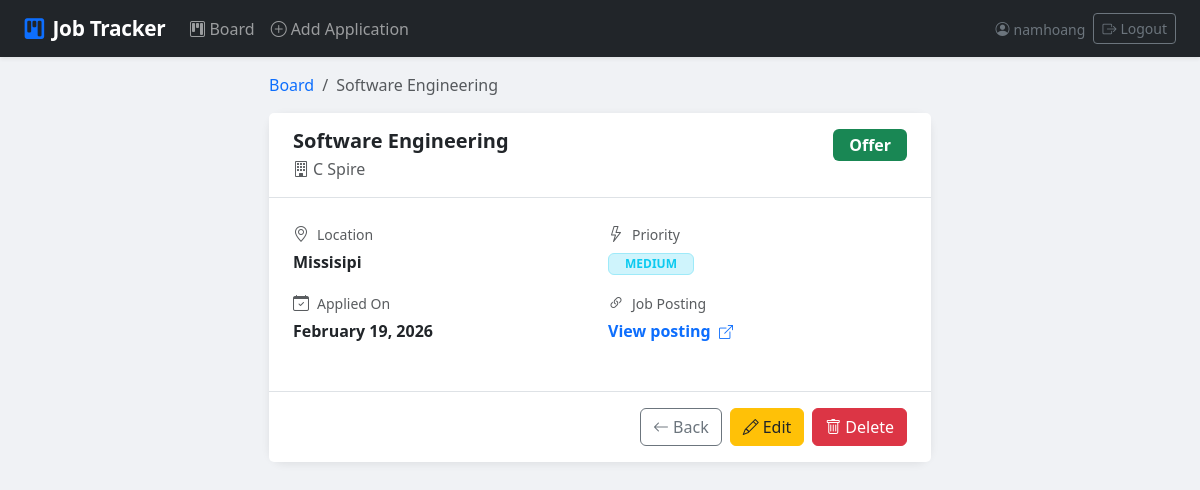
Screenshot of /3/ (signed in) with the database file from the repository.
### applications/models.py (models this page shows, shortened)
class Application(models.Model):
    STATUS_CHOICES = [
        ('APPLIED', 'Applied'),
        ('INTERVIEWED', 'Interviewed'),
        ('OFFER', 'Offer'),
        ('REJECTED', 'Rejected'),
    ]
    PRIORITY_CHOICES = [
        ('LOW', 'Low'),
        ('MEDIUM', 'Medium'),
        ('HIGH', 'High'),
    ]
    user = models.ForeignKey(User, on_delete=models.CASCADE)
    company = models.CharField(max_length=255)
    location = models.CharField(max_length=255)
    job_title = models.CharField(max_length=255)
    job_url = models.URLField(blank=True, null=True)
    status = models.CharField(max_length=20, choices=STATUS_CHOICES, default='APPLIED')
    priority = models.CharField(max_length=10, choices=PRIORITY_CHOICES, default='MEDIUM')
    applied_at = models.DateTimeField(auto_now_add=True)
    deadline = models.DateField(blank=True, null=True)
    salary_range = models.CharField(max_length=100, blank=True, null=True)
    notes = models.TextField(blank=True, null=True)
    class Meta:
        ordering = ['-applied_at']
    def get_status_color(self):
        colors = {
            'APPLIED': 'primary',
            'INTERVIEWED': 'warning',
            'OFFER': 'success',
            'REJECTED': 'danger',
        }
        return colors.get(self.status, 'secondary')
    def get_priority_color(self):
        colors = {
            'LOW': 'secondary',
            'MEDIUM': 'info',
            'HIGH': 'danger',
        }
        return colors.get(self.priority, 'secondary')

### applications/views.py (the view)
# urls.py: path('<int:pk>/', views.application_detail, name='application_detail'),
@login_required
def application_detail(request, pk):
    application = get_object_or_404(Application, pk=pk, user=request.user)
    return render(request, 'applications/application_detail.html', {
        'application': application,
    })

### applications/templates/applications/application_detail.html (shortened to what this page needs)
{% extends "applications/base.html" %}
{% block content %}
<div class="row justify-content-center">
  <div class="col-12 col-lg-7">
    <nav aria-label="breadcrumb" class="mb-3">
      <ol class="breadcrumb">
        <li class="breadcrumb-item"><a href="{% url 'application_list' %}" class="text-decoration-none">Board</a></li>
        <li class="breadcrumb-item active text-truncate">{{ application.job_title }}</li>
      </ol>
    </nav>
    <div class="card form-page-card mb-3">
      <div class="card-header bg-white border-bottom py-3 px-4 d-flex justify-content-between align-items-start gap-2">
        <div>
          <h5 class="mb-1 fw-bold">{{ application.job_title }}</h5>
          <div class="text-muted">
            <i class="bi bi-building me-1"></i>{{ application.company }}
          </div>
        </div>
        <div class="d-flex gap-2 flex-shrink-0">
          <span class="badge bg-{{ application.get_status_color }} fs-6 px-3 py-2">{{ application.get_status_display }}</span>
        </div>
      </div>
      <div class="card-body p-4">
        <div class="row g-3 mb-4">
          <div class="col-sm-6">
            <div class="d-flex align-items-center gap-2 text-muted mb-1"><i class="bi bi-geo-alt"></i><small>Location</small></div>
            <div class="fw-semibold">{{ application.location }}</div>
          </div>
          <div class="col-sm-6">
            <div class="d-flex align-items-center gap-2 text-muted mb-1"><i class="bi bi-lightning"></i><small>Priority</small></div>
            <span class="badge bg-{{ application.get_priority_color }}-subtle text-{{ application.get_priority_color }} border border-{{ application.get_priority_color }}-subtle px-3 py-1">
              {{ application.priority }}
            </span>
          </div>
          <div class="col-sm-6">
            <div class="d-flex align-items-center gap-2 text-muted mb-1"><i class="bi bi-calendar-check"></i><small>Applied On</small></div>
            <div class="fw-semibold">{{ application.applied_at|date:"F j, Y" }}</div>
          </div>
          {% if application.job_url %}
          <div class="col-sm-6">
            <div class="d-flex align-items-center gap-2 text-muted mb-1"><i class="bi bi-link-45deg"></i><small>Job Posting</small></div>
            <a href="{{ application.job_url }}" target="_blank" rel="noopener" class="text-decoration-none fw-semibold">
              View posting <i class="bi bi-box-arrow-up-right ms-1 small"></i>
            </a>
          </div>
          {% endif %}
        </div>
      </div>
      <div class="card-footer bg-white border-top py-3 px-4 d-flex gap-2 justify-content-end">
        <a href="{% url 'application_list' %}" class="btn btn-outline-secondary">
          <i class="bi bi-arrow-left me-1"></i>Back
        </a>
        <a href="{% url 'application_edit' application.pk %}" class="btn btn-warning text-dark">
          <i class="bi bi-pencil me-1"></i>Edit
        </a>
        <button type="button" class="btn btn-danger" data-bs-toggle="modal" data-bs-target="#deleteModal">
          <i class="bi bi-trash me-1"></i>Delete
        </button>
      </div>
    </div>
  </div>
</div>
{% endblock %}

### applications/templates/applications/base.html (shortened to what this page needs)
<!DOCTYPE html>
<html lang="en">
<head>
  <link href="https://cdn.jsdelivr.net/npm/bootstrap@5.3.3/dist/css/bootstrap.min.css" rel="stylesheet" />
  <link href="https://cdn.jsdelivr.net/npm/bootstrap-icons@1.11.3/font/bootstrap-icons.min.css" rel="stylesheet" />
</head>
<body>
  <nav class="navbar navbar-expand-lg navbar-dark bg-dark shadow-sm">
    <div class="container-fluid px-4">
      <a class="navbar-brand d-flex align-items-center gap-2" href="{% url 'application_list' %}">
        <i class="bi bi-kanban-fill text-primary"></i>
        Job Tracker
      </a>
      <div class="collapse navbar-collapse" id="mainNav">
        <ul class="navbar-nav me-auto">
          <li class="nav-item">
            <a class="nav-link" href="{% url 'application_list' %}">
              <i class="bi bi-kanban me-1"></i>Board
            </a>
          </li>
          <li class="nav-item">
            <a class="nav-link" href="{% url 'application_create' %}">
              <i class="bi bi-plus-circle me-1"></i>Add Application
            </a>
          </li>
        </ul>
        {% if user.is_authenticated %}
        <ul class="navbar-nav ms-auto align-items-center gap-2">
          <li class="nav-item">
            <span class="navbar-text text-secondary small">
              <i class="bi bi-person-circle me-1"></i>{{ user.username }}
            </span>
          </li>
          <li class="nav-item">
            <form method="post" action="{% url 'logout' %}" class="d-inline">
              <button type="submit" class="btn btn-sm btn-outline-secondary">
                <i class="bi bi-box-arrow-right me-1"></i>Logout
              </button>
            </form>
          </li>
        </ul>
        {% endif %}
      </div>
    </div>
  </nav>
  <main class="container-fluid px-4 py-3">
    {% block content %}{% endblock %}
  </main>
</body>
</html>

### rows the page displays
Application: job_title "Software Engineering", company "C Spire", status "Offer", location "Missisipi", priority "MEDIUM", applied_at "February 19, 2026"

### other values shown
{{ user.username }} "namhoang"
